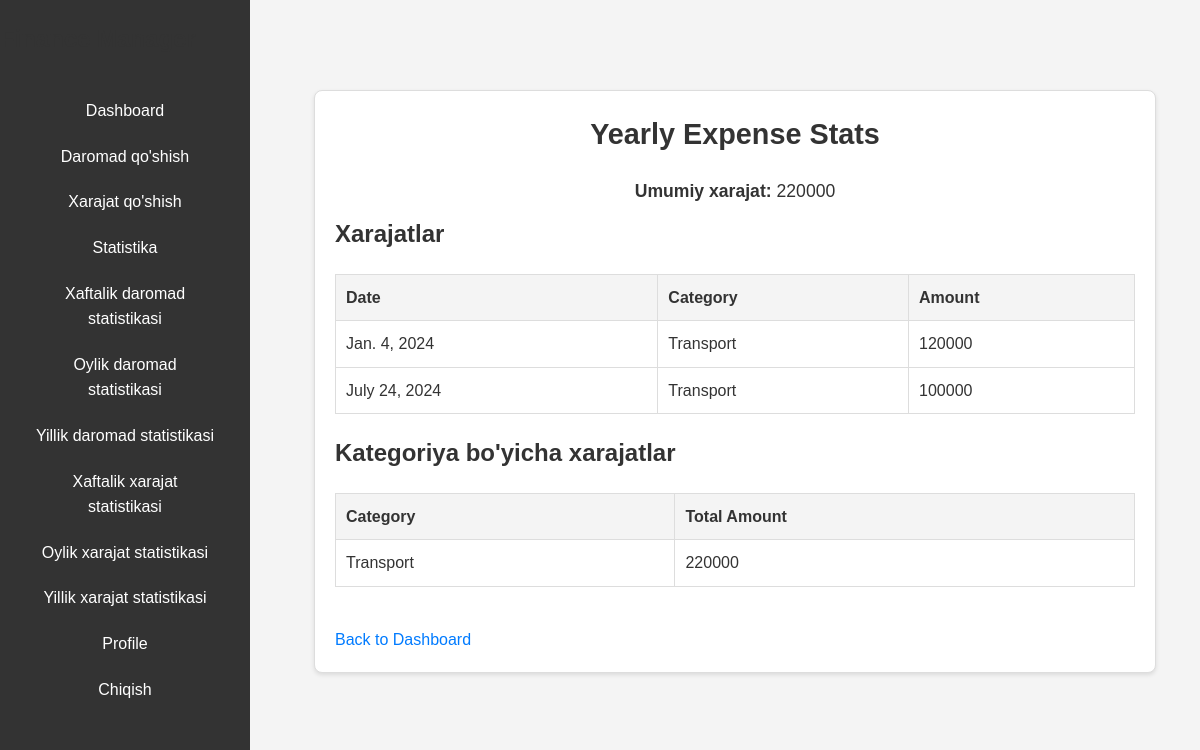
The app's page /main/expense_stats/yearly/ (signed in), older data.
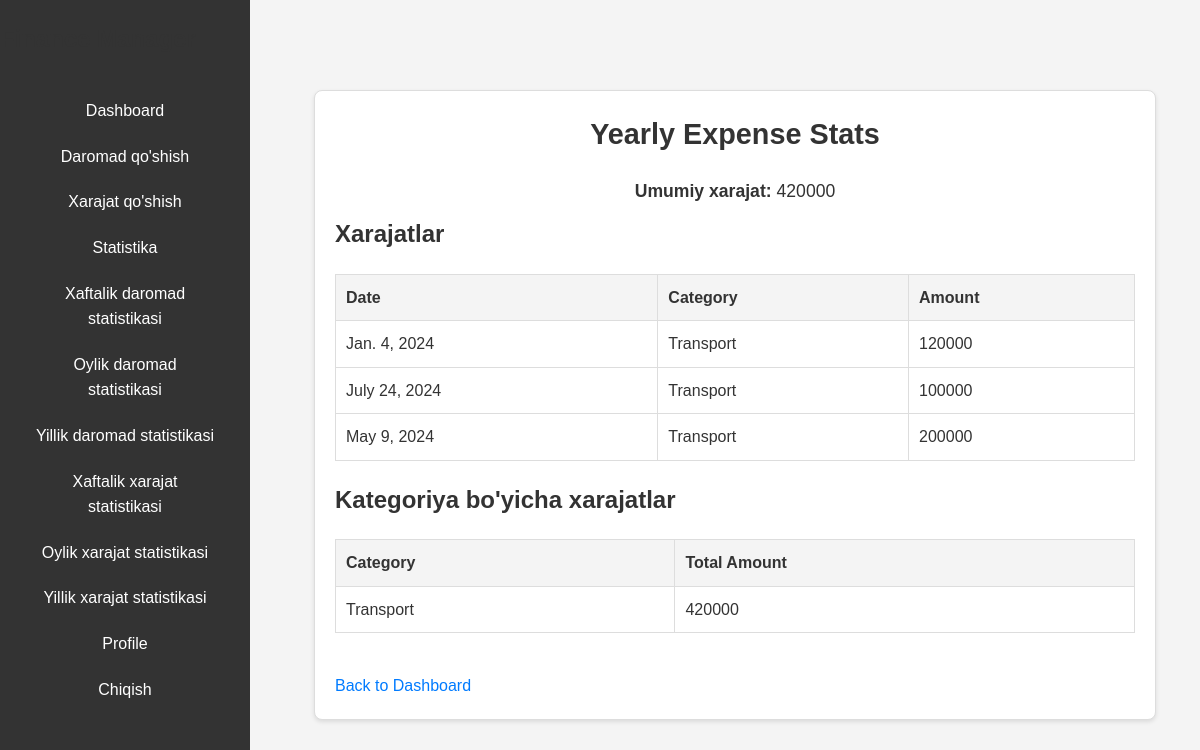
The same page, newer data.
### main/models.py (models this page shows, shortened)
class Expense(models.Model):
    user = models.ForeignKey(settings.AUTH_USER_MODEL, on_delete=models.CASCADE)
    amount = models.IntegerField()
    date = models.DateField()
    description = models.TextField(blank=True, null=True)
    currency = models.ForeignKey(Currency, on_delete=models.SET_NULL, null=True)
    expense_type = models.ForeignKey(ExpenseType, on_delete=models.SET_NULL, null=True)

class ExpenseType(models.Model):
    name = models.CharField(max_length=100)

### main/views.py (the view)
# urls.py: path('expense_stats/<str:period>/', views.expense_stats, name='expense_stats'),
@login_required
def expense_stats(request, period):
    today = timezone.now().date()
    if period == 'weekly':
        start_period = today - timedelta(days=today.weekday())
        end_period = start_period + timedelta(days=6)
    elif period == 'monthly':
        start_period = today.replace(day=1)
        end_period = today.replace(day=calendar.monthrange(today.year, today.month)[1])
    elif period == 'yearly':
        start_period = today.replace(month=1, day=1)
        end_period = today.replace(month=12, day=31)
    else:
        return redirect('dashboard')
    expenses = Expense.objects.filter(user=request.user, date__range=[start_period, end_period])
    total_expense = expenses.aggregate(Sum('amount'))['amount__sum'] or 0.00
    expenses_by_type = expenses.values('expense_type__name').annotate(total=Sum('amount')).order_by('-total')
    context = {
        'expenses': expenses,
        'total_expense': total_expense,
        'period': period,
        'expenses_by_type': expenses_by_type,
    }
    return render(request, 'main/expense_stats.html', context)

### templates/main/expense_stats.html (shortened to what this page needs)
{% extends "base.html" %}
{% block content %}
<div class="stats-container">
    <h1>{{ period|capfirst }} Expense Stats</h1>
    <p><strong>Umumiy xarajat:</strong> {{ total_expense }}</p>
    <div class="expenses-section">
        <h2>Xarajatlar</h2>
        <table>
            <thead>
            <tr>
                <th>Date</th>
                <th>Category</th>
                <th>Amount</th>
            </tr>
            </thead>
            <tbody>
            {% for expense in expenses %}
            <tr>
                <td>{{ expense.date }}</td>
                <td>{{ expense.expense_type.name }}</td>
                <td>{{ expense.amount }}</td>
            </tr>
            {% endfor %}
            </tbody>
        </table>
    </div>
    <div class="category-expenses-section">
        <h2>Kategoriya bo'yicha xarajatlar</h2>
        <table>
            <thead>
            <tr>
                <th>Category</th>
                <th>Total Amount</th>
            </tr>
            </thead>
            <tbody>
            {% for item in expenses_by_type %}
            <tr>
                <td>{{ item.expense_type__name }}</td>
                <td>{{ item.total }}</td>
            </tr>
            {% endfor %}
            </tbody>
        </table>
    </div>
    <a href="{% url 'dashboard' %}" class="back-link">Back to Dashboard</a>
</div>
{% endblock content %}

Row changes from the older to the newer data that the page shows:
added Expense: date "May 9, 2024", expense_type.name "Transport", amount "200000"
computed for ExpenseType "Transport": total "220000" → "420000"
Text that changed along with them:
{{ total_expense }}: "220000" → "420000"
